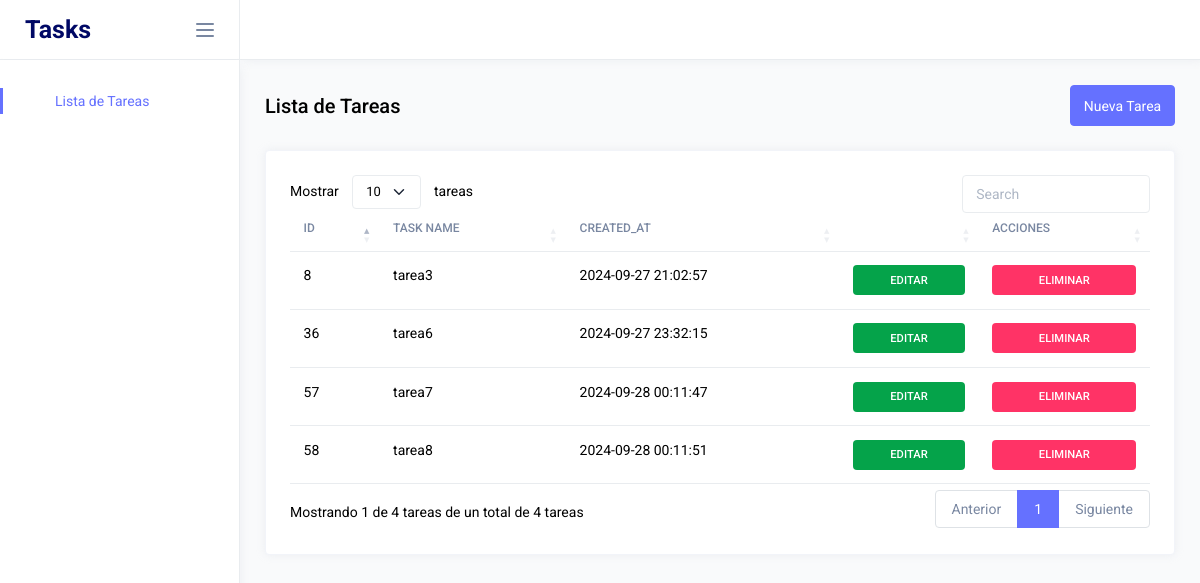
The page / on the database its author committed.
### tables this page shows
CREATE TABLE `tasks` (
  `id` int(11) NOT NULL,
  `task_name` varchar(250) NOT NULL,
  `created_at` timestamp NOT NULL DEFAULT current_timestamp() ON UPDATE current_timestamp()
);

### vista/principal.php (called while the page is built)
<?php
	include_once "modulos/head.php";
    $mvc = new ModulosControlador();
    $mvc->enlacesPaginasControlador();
    include_once "modulos/footer.php";
?>

### controlador/modulos_controller.php (called while the page is built)
<?php
    class ModulosControlador{
    public function modulos(){
        include "vista/principal.php";
    }
    public function enlacesPaginasControlador(){
        if(isset($_GET['url'])){
            $enlace = $_GET['url'];
        }
        else{
            $enlace = "index";
        }
        $respuesta = Paginas::enlacesPaginasModelo($enlace);
        include $respuesta;
    }
}
?>

### index.php (called while the page is built, shortened)
<?php
	require_once "modelo/dashboard_model.php";
    require_once "controlador/modulos_controller.php";
    require_once "controlador/dashboard_controller.php";
    $modulos = new ModulosControlador();
    $modulos->modulos();
?>

### modelo/db.php (called while the page is built)
<?php
class Conexion
{
    public static function conectar()
    {
        $link = new PDO("mysql:host=localhost;dbname=tasks", "root", "");
        return $link;
    }
}

### modelo/dashboard_model.php (called while the page is built, shortened)
<?php
    require_once "db.php";
    class Datos extends Conexion{
        public static function vistaTasksModel($tabla){
            $stmt = Conexion::conectar()->prepare(" SELECT * FROM $tabla ");
            $stmt->execute();
            return $stmt->fetchAll();
        }
    }
?>

### vista/modulos/head.php (shortened to what this page needs)
<!DOCTYPE html>
<html lang="en">
<head>
	<link rel="stylesheet" href="assets/vendors/core/core.css">
	<link rel="stylesheet" href="assets/vendors/flatpickr/flatpickr.min.css">
	<link rel="stylesheet" href="assets/vendors/datatables.net-bs5/dataTables.bootstrap5.css">
	<link rel="stylesheet" href="assets/fonts/feather-font/css/iconfont.css">
	<link rel="stylesheet" href="assets/css/style.css?v=3">
</head>

### vista/modulos/body.php
<body>
    <div class="main-wrapper">
<?php
    $vistaDashboard = new DashboardController();
    $vistaDashboard->vistaSideBarController();
?>
        <div class="page-wrapper">
        <?php
        $vistaDashboard->vistaNavBarController();
        $vistaDashboard->vistaContentController();
        ?>

### controlador/dashboard_controller.php (shortened to what this page needs)
<?php
class DashboardController{
    public function vistaSideBarController(){
        echo '
		<nav class="sidebar">
            <div class="sidebar-header">
                <a href="#" class="sidebar-brand">
                Tasks<span></span>
                </a>
                <div class="sidebar-toggler not-active">
                <span></span>
                <span></span>
                <span></span>
                </div>
            </div>
            <div class="sidebar-body">
                <ul class="nav">
                    <li class="nav-item active">
                        <a href="index" class="nav-link">
                        <i class="link-icon" data-feather="box"></i>
                        <span class="link-title">Lista de Tareas</span>
                        </a>
                    </li>
                </ul>
            </div>
        </nav>
        ';
    }
    public function vistaNavBarController(){
        echo '
		<nav class="navbar">
            <a href="#" class="sidebar-toggler">
                <i data-feather="menu"></i>
            </a>
        </nav>
        ';
    }
    public function vistaContentController(){
        $tasks = Datos::vistaTasksModel("tasks");
        echo '
        <div class="page-content">
            <div class="d-flex justify-content-between align-items-center flex-wrap grid-margin">
            <div>
                <h4 class="mb-3 mb-md-0">Lista de Tareas</h4>
            </div>
            <div class="d-flex align-items-center flex-wrap text-nowrap">
                <button class="btn btn-primary w-100" id="btn-new-event" data-bs-toggle="modal" data-bs-target="#ModalNuevoEvento">
                    <i class="mdi mdi-plus"></i> Nueva Tarea
                </button>
            </div>
            </div>
            <div class="row">
            <div class="col-lg-12 col-xl-12 stretch-card">
                <div class="card">
                <div class="card-body">
                    <div class="table-responsive" id="resultado-tabla">
                    <table class="table table-hover mb-0" id="dataTableExample">
                        ';
                        include ('vista/tabla/thead.php');
                        echo'
                        <tbody>
                        ';
                        foreach($tasks as $row => $item){
                            include ('vista/tabla/tr.php');
                        }
                        echo'
                        </tbody>
                    </table>
                    </div>
                </div>
                </div>
            </div>
            </div>
            <div class="modal fade" id="ModalNuevoEvento" tabindex="-1" aria-labelledby="exampleModalLabel" aria-hidden="true">
                <div class="modal-dialog modal-lg">
                    <div class="modal-content">
                        <div class="modal-header">
                            <h5 class="modal-title" id="exampleModalLabel">Nueva Tarea</h5>
                            <button type="button" class="btn-close" data-bs-dismiss="modal" aria-label="Close"></button>
                        </div>
                        <div class="modal-body">
                            <form class="needs-validation" name="event-form" id="form-event" novalidate>
                                ';
                                echo'
                                <div class="hstack gap-2 justify-content-end">
                                    <button type="submit" class="btn btn-success" id="btn-save-event">Agregar Tarea</button>
                                </div>
                            </form>
                        </div>
                    </div>
                </div>
            </div>
		</div>
        ';
    }
}
?>

### vista/tabla/thead.php
<thead>
    <tr>
        <th class="pt-0">ID</th>
        <th class="pt-0">Task Name</th>
        <th class="pt-0">Created_at</th>
        <th class="pt-0"></th>
        <th class="pt-0">Acciones</th>
    </tr>
</thead>

### vista/tabla/tr.php
<?php
echo'
<tr>
    <td>'.$item['id'].'</td>
    <td>'.utf8_encode($item['task_name']).'</td>
    <td>'.utf8_encode($item['created_at']).'</td>
    <td>
        <span class="badge bg-success"><a class="text-white" href="" data-bs-toggle="modal" data-bs-target="#ModalEditarEvento'.$item['id'].'">EDITAR</a></span>
    </td>
    <td>
        <span class="badge bg-danger"><a class="text-white" href="" data-bs-toggle="modal" data-bs-target="#ModalEliminarEvento'.$item['id'].'">ELIMINAR</a></span>
    </td>
</tr>
';
?>

### vista/modulos/footer.php (shortened to what this page needs)
		</div>
	</div>
</body>
</html>

### rows shown on the page
tasks: id "8", task_name "tarea3", created_at "2024-09-27 21:02:57"
tasks: id "36", task_name "tarea6", created_at "2024-09-27 23:32:15"
tasks: id "57", task_name "tarea7", created_at "2024-09-28 00:11:47"
tasks: id "58", task_name "tarea8", created_at "2024-09-28 00:11:51"
